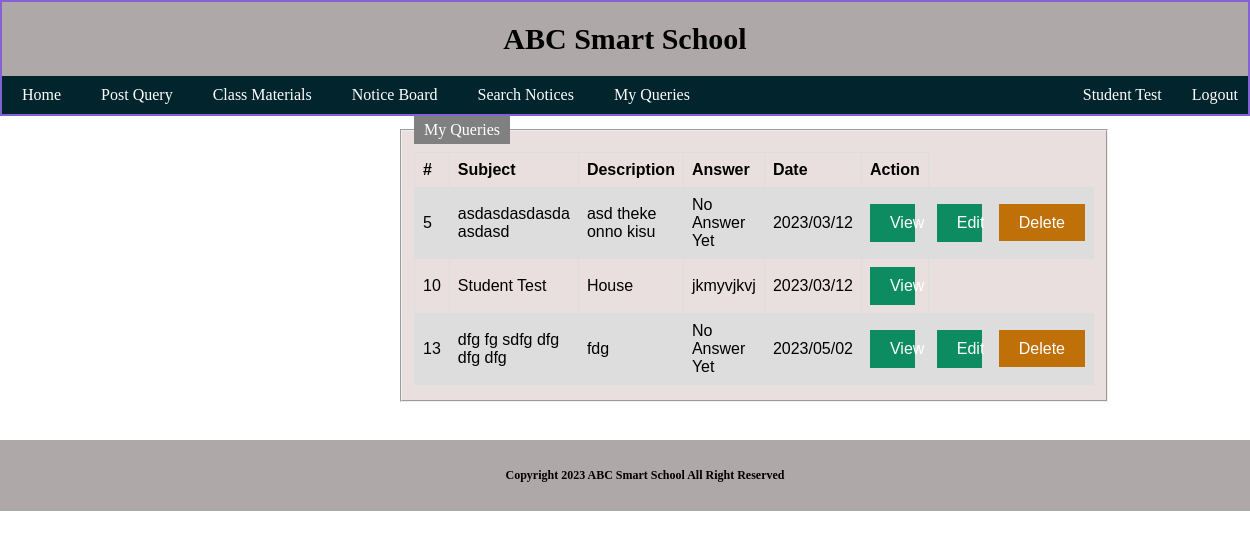
The page /Project/View/pages/Queries.php (signed in) on the database its author committed.
### tables this page shows
CREATE TABLE `queries` (
  `id` int(11) NOT NULL,
  `Subject` varchar(255) DEFAULT NULL,
  `Description` varchar(500) DEFAULT NULL,
  `Answer` varchar(500) DEFAULT NULL,
  `Date` varchar(50) DEFAULT NULL,
  `UserID` int(11) NOT NULL
);

### Project/model/DatabaseConnection.php (called while the page is built, shortened)
<?php
class DatabaseConnection
{
    function GetQueries($conn, $table, $uid)
    {
        $result = $conn->query("SELECT * FROM " . $table . " WHERE UserID=" . $uid);
        return $result;
    }
}

### Project/View/pages/Queries.php (the view, shortened to what this page needs)
<!DOCTYPE html>
<html>
<head>
</head>
<body>
    <?php
    include('../layout/Header.php');
    ?>
    <fieldset>
        <legend>My Queries</legend>
        <?php
        include "../../model/DatabaseConnection.php";
        $connection = new DatabaseConnection();
        $conobj = $connection->OpenCon();
        $queries = $connection->GetQueries($conobj, "queries", (int)$_SESSION["UserId"]);
        if ($queries->num_rows > 0) { ?>
            <table>
                <tr>
                    <th>#</th>
                    <th>Subject</th>
                    <th>Description</th>
                    <th>Answer</th>
                    <th>Date</th>
                    <th>Action</th>
                </tr>
                <?php
                while ($row = $queries->fetch_assoc()) { ?>
                    <tr>
                        <td><?php echo $row['id'] ?></td>
                        <td><?php echo $row['Subject'] ?></td>
                        <td><?php echo $row['Description'] ?></td>
                        <td><?php if (empty($row['Answer'])) echo "No Answer Yet";
                            else echo $row['Answer'] ?></td>
                        <td><?php echo $row['Date'] ?></td>
                        <td><a class='button' href='./ViewQuery.php?id=<?php echo $row['id'] ?>'>View</a></td>
                        <?php if (empty($row['Answer'])) { ?>
                            <td><a class='button' href='./EditQuery.php?id=<?php echo $row['id'] ?>'>Edit</a></td>
                            <td><a class='button1 confirmDelete' id="<?php echo $row['id'] ?>" href="javascript:void(0)">Delete</a></td>
                        <?php } ?>
                    </tr>
                <?php
                } ?>
            </table>
        <?php
        }
        ?>
    </fieldset>
    <br>
    <?php
    include('../layout/Footer.php');
    ?>
    <link rel="stylesheet" href="https://cdnjs.cloudflare.com/ajax/libs/jquery-confirm/3.3.2/jquery-confirm.min.css">
</body>
</html>

### Project/css/Mainpage.css (style rules this page uses)
body { margin:0; padding: 0; background: url(background.jpg) no-repeat; background-size: cover; background-attachment: fixed; }
a.button:link, a.button:visited { text-decoration: none; background-color: rgb(125, 31, 168); color: white; padding: 15px 85px; text-align: center; text-decoration: none; display: inline-block; }

### Project/css/design.css (style rules this page uses)
body { margin:0; padding: 0; background: url(background.jpg) no-repeat; background-size: cover; }
a.button:link, a.button:visited { text-decoration: none; background-color: rgb(13, 139, 97); color: white; padding: 10px 20px; width: 5px; }
a.button1:link, a.button1:visited { text-decoration: none; background-color: rgb(192, 112, 8); color: white; padding: 10px 20px; width: 5px; }
fieldset { background-color: #e9dfdf; display: block; margin-left: 400px; margin-right: 400px; padding-top: 0.5em; padding-bottom: 0.9em; }
legend { background-color: gray; color: white; padding: 5px 10px; }
table { font-family: arial, sans-serif; border-collapse: collapse; width: 100%; }
td, th { border: 1px solid #dddddd; text-align: left; padding: 8px; }
tr:nth-child(even) { background-color: #dddddd; }

### rows shown on the page
queries: id "5", Subject "asdasdasdasda asdasd", Description "asd theke onno kisu", shows "No Answer Yet", Date "2023/03/12"
queries: id "10", Subject "Student Test", Description "House", Answer "jkmyvjkvj", Date "2023/03/12"
queries: id "13", Subject "dfg fg sdfg dfg dfg dfg", Description "fdg", shows "No Answer Yet", Date "2023/05/02"

### other values the page prints
$_SESSION['Name'] "Student Test"
